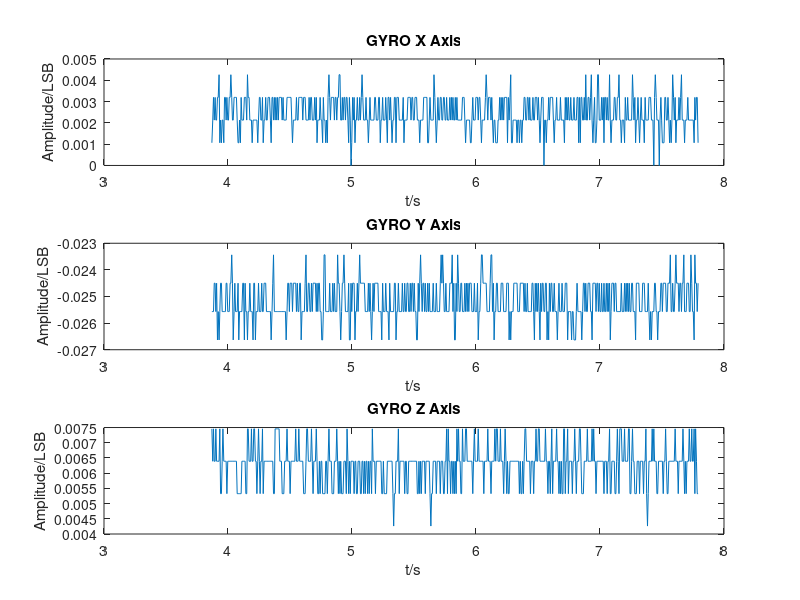

The MATLAB script that drew this image:
clear all;
clc;

data2=load('./MPU6050_RawGyroData.txt'); 
x=data2(:,1);
y1=data2(:,2);
y2=data2(:,3);
y3=data2(:,4);

subplot(3, 1, 1);
plot(x,y1);
xlabel('t/s');
ylabel('Amplitude/LSB');
title('GYRO X Axis');

subplot(3, 1, 2);
plot(x,y2);

xlabel('t/s');
ylabel('Amplitude/LSB');
title('GYRO Y Axis');

subplot(3, 1, 3);
plot(x,y3);

xlabel('t/s');
ylabel('Amplitude/LSB');
title('GYRO Z Axis');

